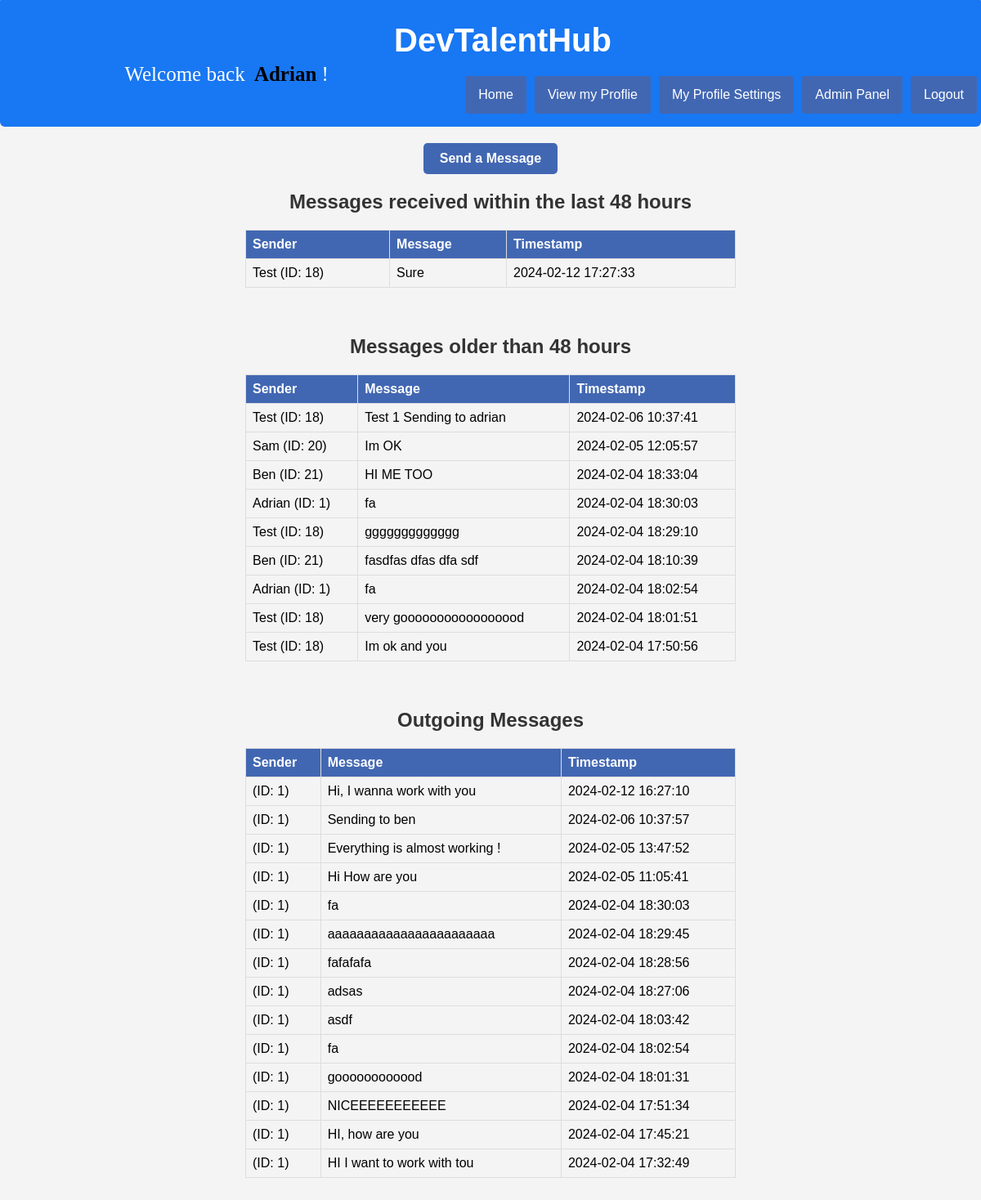
/messenger.php (signed in), run on the app's committed database.
### tables this page shows
CREATE TABLE `messenger` (
  `id` int(11) NOT NULL,
  `message` text NOT NULL,
  `createdBy` int(11) DEFAULT NULL,
  `portfolio_id` int(11) NOT NULL,
  `created_at` timestamp NOT NULL DEFAULT current_timestamp()
);

CREATE TABLE `portfolio_info` (
  `id` int(11) NOT NULL,
  `firstname` varchar(255) NOT NULL,
  `lastname` varchar(255) NOT NULL,
  `email` varchar(255) NOT NULL,
  `aboutme` text DEFAULT NULL,
  `dob` varchar(255) DEFAULT NULL,
  `passingyear` varchar(255) DEFAULT NULL,
  `qualification` varchar(255) DEFAULT NULL,
  `contactno` varchar(255) DEFAULT NULL,
  `address` text DEFAULT NULL,
  `city` varchar(255) DEFAULT NULL,
  `skills` text DEFAULT NULL,
  `profile_picture` longblob NOT NULL,
  `qualification_school_name` varchar(255) NOT NULL,
  `certificates` varchar(255) NOT NULL,
  `extra_qualification` varchar(255) NOT NULL,
  `highschool_name` varchar(255) NOT NULL,
  `hs_starting_date` varchar(255) NOT NULL,
  `hs_fin_date` varchar(255) NOT NULL,
  `hs_qualification` varchar(255) NOT NULL,
  `uni_name` varchar(255) NOT NULL,
  `uni_starting_date` varchar(255) NOT NULL,
  `uni_fin_date` varchar(255) NOT NULL,
  `uni_qualification` text NOT NULL,
  `current_job_title` varchar(255) NOT NULL,
  `current_employer_name` varchar(255) NOT NULL,
  `emp_starting_date` varchar(255) NOT NULL,
  `respo` text NOT NULL,
  `extra_emp` text NOT NULL,
  `project` text NOT NULL,
  `project_files` text NOT NULL,
  `hobbies` text NOT NULL,
  `ref` text NOT NULL,
  `createdBy` int(5) DEFAULT NULL,
  `portfolio_id` int(11) NOT NULL
);

### messenger.php (the view, shortened to what this page needs)
<?php require_once(ROOT_PATH . '/includes/head_section.php') ?>
<?php require_once(ROOT_PATH . '/config.php') ?>
<!DOCTYPE html>
<html lang="en">
<head>
</head>
<body>
    <?php include(ROOT_PATH . '/includes/navbar_logged_in.php') ?>
    <div class="action">
        <a href="send_message.php" class="submit-btn">Send a Message</a>
    </div>
    <?php
    function displayMessagesTable($title, $result)
    {
        echo "<h2>$title</h2>";
        echo "<div class='message-container'>";
        echo "<table>";
        echo "<tr><th>Sender</th><th>Message</th><th>Timestamp</th></tr>";
        while ($row = $result->fetch_assoc()) {
            echo "<tr>";
            echo "<td>" . (isset($row["firstname"]) ? $row["firstname"] : "") . " " . (isset($row["lastname"]) ? $row["lastname"] : "") . " (ID: " . $row["createdBy"] . ")</td>";
            echo "<td>" . $row["message"] . "</td>";
            echo "<td>" . $row["created_at"] . "</td>";
            echo "</tr>";
        }
        echo "</table>";
        echo "</div><br>";
    }
    $userId = isset($_SESSION['id']) ? $_SESSION['id'] : null;
    if ($userId !== null) {
        $portfolioQuery = "SELECT portfolio_id FROM portfolio_info WHERE createdBy = $userId";
        $portfolioResult = mysqli_query($link, $portfolioQuery);
        $portfolioRow = mysqli_fetch_assoc($portfolioResult);
        if ($portfolioRow) {
            $portfolioId = $portfolioRow['portfolio_id'];
            $sqlRecent = "SELECT messenger.*, portfolio_info.firstname
                          FROM messenger
                          JOIN portfolio_info ON messenger.createdBy = portfolio_info.createdBy
                          JOIN portfolio_name ON portfolio_info.portfolio_id = portfolio_name.id
                          WHERE messenger.created_at >= NOW() - INTERVAL 2 DAY
                            AND messenger.portfolio_id = $portfolioId
                            AND portfolio_name.selected_portfolio = 1
                          ORDER BY messenger.created_at DESC";
            $resultRecent = $link->query($sqlRecent);
            if ($resultRecent->num_rows > 0) {
                displayMessagesTable("Messages received within the last 48 hours", $resultRecent);
            } else {
                echo "<p>No recent messages </p>";
            }
            $sqlOlder = "SELECT messenger.*, portfolio_info.firstname
                         FROM messenger
                         JOIN portfolio_info ON messenger.createdBy = portfolio_info.createdBy
                         WHERE messenger.created_at < NOW() - INTERVAL 2 DAY
                           AND messenger.portfolio_id = $portfolioId
                         ORDER BY messenger.created_at DESC";
            $resultOlder = $link->query($sqlOlder);
            if ($resultOlder->num_rows > 0) {
                displayMessagesTable("Messages older than 48 hours", $resultOlder);
            } else {
                echo "<p>No older messages </p>";
            }
        }
    }
    ?>
    <?php
    $userId = isset($_SESSION['id']) ? $_SESSION['id'] : null;
    if ($userId !== null) {
        $portfolioQuery1 = "SELECT portfolio_id FROM portfolio_info WHERE createdBy = ?";
        $stmt = mysqli_prepare($link, $portfolioQuery1);
        mysqli_stmt_bind_param($stmt, "i", $userId);
        mysqli_stmt_execute($stmt);
        $portfolioResult1 = mysqli_stmt_get_result($stmt);
        $portfolioRow1 = mysqli_fetch_assoc($portfolioResult1);
        if ($portfolioRow1) {
            $sqlSent1 = "SELECT * FROM messenger WHERE createdBy = {$_SESSION['id']} ORDER BY created_at DESC";
            $resultSent1 = $link->query($sqlSent1);
            if ($resultSent1->num_rows > 0) {
                displayMessagesTable("Outgoing Messages", $resultSent1);
            } else {
                echo "<p>No sent messages.</p>";
            }
        }
    }
    ?>
</body>
</html>

### static/public_styling.css (style rules this page uses)
html { height: 100%; box-sizing: border-box; }
body { position: relative; margin: 0; padding-bottom: 6rem; min-height: 100%; }
a { text-decoration: none; }

### messenger.php (style rules this page uses)
.action { margin-top: 20px; text-align: center; }
.submit-btn { display: inline-block; padding: 10px 20px; font-size: 16px; font-weight: bold; text-decoration: none; color: #fff; background-color: #4267B2; border-radius: 5px; transition: background-color 0.3s ease; }
body { font-family: 'Arial', sans-serif; background-color: #f4f4f4; margin: 0; padding: 0; text-align: center; }
h2 { color: #333; margin-top: 20px; }
.message-container { max-width: 600px; margin: 20px auto; }
table { width: 100%; border-collapse: collapse; margin-top: 20px; }
th, td { border: 1px solid #ddd; padding: 8px; text-align: left; }
th { background-color: #4267B2; color: #fff; }
.action { text-align: center; }

### data on the page
messenger: portfolio_info.firstname "Test", createdBy "18", message "Sure", created_at "2024-02-12 17:27:33"
messenger: portfolio_info.firstname "Test", createdBy "18", message "Test 1 Sending to adrian", created_at "2024-02-06 10:37:41"
messenger: portfolio_info.firstname "Sam", createdBy "20", message "Im OK", created_at "2024-02-05 12:05:57"
messenger: portfolio_info.firstname "Ben", createdBy "21", message "HI ME TOO", created_at "2024-02-04 18:33:04"
messenger: portfolio_info.firstname "Adrian", createdBy "1", message "fa", created_at "2024-02-04 18:30:03"
messenger: portfolio_info.firstname "Test", createdBy "18", message "ggggggggggggg", created_at "2024-02-04 18:29:10"
messenger: portfolio_info.firstname "Ben", createdBy "21", message "fasdfas dfas dfa sdf", created_at "2024-02-04 18:10:39"
messenger: portfolio_info.firstname "Adrian", createdBy "1", message "fa", created_at "2024-02-04 18:02:54"
messenger: portfolio_info.firstname "Test", createdBy "18", message "very gooooooooooooooood", created_at "2024-02-04 18:01:51"
messenger: portfolio_info.firstname "Test", createdBy "18", message "Im ok and you", created_at "2024-02-04 17:50:56"
messenger: createdBy "1", message "Hi, I wanna work with you", created_at "2024-02-12 16:27:10"
messenger: createdBy "1", message "Sending to ben", created_at "2024-02-06 10:37:57"
messenger: createdBy "1", message "Everything is almost working !", created_at "2024-02-05 13:47:52"
messenger: createdBy "1", message "Hi How are you", created_at "2024-02-05 11:05:41"
messenger: createdBy "1", message "aaaaaaaaaaaaaaaaaaaaaaa", created_at "2024-02-04 18:29:45"
messenger: createdBy "1", message "fafafafa", created_at "2024-02-04 18:28:56"
messenger: createdBy "1", message "adsas", created_at "2024-02-04 18:27:06"
messenger: createdBy "1", message "asdf", created_at "2024-02-04 18:03:42"
messenger: createdBy "1", message "goooooooooood", created_at "2024-02-04 18:01:31"
messenger: createdBy "1", message "NICEEEEEEEEEEE", created_at "2024-02-04 17:51:34"
messenger: createdBy "1", message "HI, how are you", created_at "2024-02-04 17:45:21"
messenger: createdBy "1", message "HI I want to work with tou", created_at "2024-02-04 17:32:49"

### other printed values
$_SESSION['username'] "Adrian"
$title "Messages received within the last 48 hours Messages older than 48 hours Outgoing Messages"
